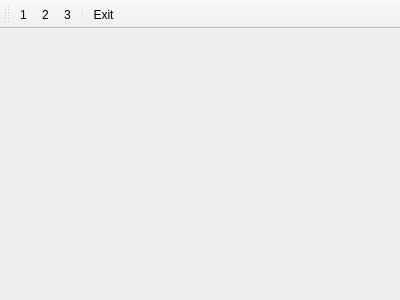
<?xml version="1.0" encoding="UTF-8"?>
<ui version="4.0">
 <class>MainWindow</class>
 <widget class="QMainWindow" name="MainWindow">
  <property name="geometry">
   <rect>
    <x>0</x>
    <y>0</y>
    <width>400</width>
    <height>300</height>
   </rect>
  </property>
  <property name="windowTitle">
   <string>MainWindow</string>
  </property>
  <widget class="QWidget" name="centralWidget">
   <layout class="QVBoxLayout" name="verticalLayout">
    <item>
     <widget class="QLabel" name="label">
      <property name="text">
       <string/>
      </property>
      <property name="alignment">
       <set>Qt::AlignCenter</set>
      </property>
     </widget>
    </item>
   </layout>
  </widget>
  <widget class="QToolBar" name="mainToolBar">
   <property name="iconSize">
    <size>
     <width>64</width>
     <height>64</height>
    </size>
   </property>
   <attribute name="toolBarArea">
    <enum>TopToolBarArea</enum>
   </attribute>
   <attribute name="toolBarBreak">
    <bool>false</bool>
   </attribute>
   <addaction name="action1"/>
   <addaction name="action2"/>
   <addaction name="action3"/>
   <addaction name="separator"/>
   <addaction name="actionExit"/>
  </widget>
  <action name="action1">
   <property name="icon">
    <iconset resource="icons.qrc">
     <normaloff>:/icons/icons/1-64x64.png</normaloff>:/icons/icons/1-64x64.png</iconset>
   </property>
   <property name="text">
    <string>1</string>
   </property>
  </action>
  <action name="action2">
   <property name="icon">
    <iconset resource="icons.qrc">
     <normaloff>:/icons/icons/2-64x64.png</normaloff>:/icons/icons/2-64x64.png</iconset>
   </property>
   <property name="text">
    <string>2</string>
   </property>
  </action>
  <action name="action3">
   <property name="icon">
    <iconset resource="icons.qrc">
     <normaloff>:/icons/icons/3-64x64.png</normaloff>:/icons/icons/3-64x64.png</iconset>
   </property>
   <property name="text">
    <string>3</string>
   </property>
  </action>
  <action name="actionExit">
   <property name="icon">
    <iconset resource="icons.qrc">
     <normaloff>:/icons/icons/Turn-Off-64.png</normaloff>:/icons/icons/Turn-Off-64.png</iconset>
   </property>
   <property name="text">
    <string>Exit</string>
   </property>
  </action>
 </widget>
 <layoutdefault spacing="6" margin="11"/>
 <resources>
  <include location="icons.qrc"/>
 </resources>
 <connections/>
</ui>
